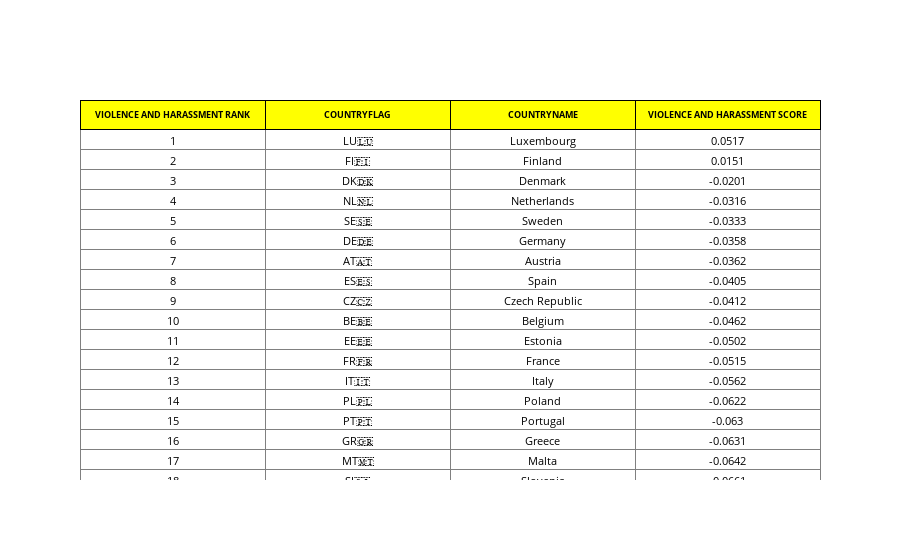

The code cell stored with this chart in its notebook:
### Code cell
VaH_ScoreDF = calculate_and_plot_total_score(ViolenceAndHarassmentDF, title='Violence and Harassment')

### Figure 1 — Plotly figure (JSON) as saved in the notebook; plotly's stock layout.template omitted (floating-point values rounded to 4 significant figures)
{"data": [{"cells": {"align": "center", "font": {"color": "black", "size": 11}, "values": [[1, 2, 3, 4, 5, 6, 7, 8, 9, 10, 11, 12, 13, 14, 15, 16, 17, 18, 19, 20, 21, 22, 23, 24, 25, 26, 27, 28], ["LU🇱🇺", "FI🇫🇮", "DK🇩🇰", "NL🇳🇱", "SE🇸🇪", "DE🇩🇪", "AT🇦🇹", "ES🇪🇸", "CZ🇨🇿", "BE🇧🇪", "EE🇪🇪", "FR🇫🇷", "IT🇮🇹", "PL🇵🇱", "PT🇵🇹", "GR🇬🇷", "MT🇲🇹", "SI🇸🇮", "LV🇱🇻", "HU🇭🇺", "GB🇬🇧", "IE🇮🇪", "LT🇱🇹", "SK🇸🇰", "RO🇷🇴", "CY🇨🇾", "BG🇧🇬", "HR🇭🇷"], ["Luxembourg", "Finland", "Denmark", "Netherlands", "Sweden", "Germany", "Austria", "Spain", "Czech Republic", "Belgium", "Estonia", "France", "Italy", "Poland", "Portugal", "Greece", "Malta", "Slovenia", "Latvia", "Hungary", "United Kingdom", "Ireland", "Lithuania", "Slovakia", "Romania", "Cyprus", "Bulgaria", "Croatia"], [0.0517, 0.0151, -0.0201, -0.0316, -0.0333, -0.0358, -0.0362, -0.0405, -0.0412, -0.0462, -0.0502, -0.0515, -0.0562, -0.0622, -0.063, -0.0631, -0.0642, -0.0661, -0.073, -0.0776, -0.081, -0.0851, -0.0881, -0.0944, -0.1049, -0.1056, -0.1072, -0.117]]}, "header": {"align": ["center"], "fill": {"color": "yellow"}, "font": {"color": "black", "size": 9}, "line": {"color": "black"}, "values": ["<b>VIOLENCE AND HARASSMENT RANK</b>", "<b>COUNTRYFLAG</b>", "<b>COUNTRYNAME</b>", "<b>VIOLENCE AND HARASSMENT SCORE</b>"]}, "type": "table", "uid": "9ab5877e-5026-4520-a99d-f5e4225f18cc"}], "layout": {}}
